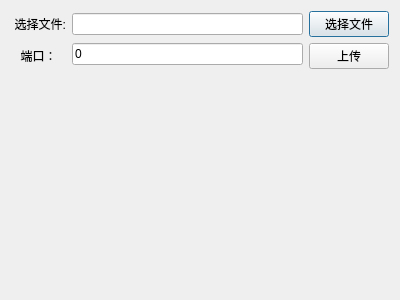
<?xml version="1.0" encoding="UTF-8"?>
<ui version="4.0">
 <class>XMView</class>
 <widget class="QDialog" name="XMView">
  <property name="geometry">
   <rect>
    <x>0</x>
    <y>0</y>
    <width>400</width>
    <height>300</height>
   </rect>
  </property>
  <property name="windowTitle">
   <string>Dialog</string>
  </property>
  <layout class="QGridLayout" name="gridLayout">
   <item row="0" column="0">
    <layout class="QHBoxLayout" name="horizontalLayout">
     <item>
      <layout class="QVBoxLayout" name="verticalLayout">
       <item>
        <widget class="QLabel" name="label">
         <property name="text">
          <string> 选择文件:</string>
         </property>
         <property name="alignment">
          <set>Qt::AlignCenter</set>
         </property>
        </widget>
       </item>
       <item>
        <widget class="QLabel" name="label_2">
         <property name="text">
          <string>端口：</string>
         </property>
         <property name="alignment">
          <set>Qt::AlignCenter</set>
         </property>
        </widget>
       </item>
      </layout>
     </item>
     <item>
      <layout class="QVBoxLayout" name="verticalLayout_2">
       <item>
        <widget class="QLineEdit" name="m_lineEdit_filepath"/>
       </item>
       <item>
        <widget class="QLineEdit" name="m_lineEdit_com">
         <property name="text">
          <string>0</string>
         </property>
        </widget>
       </item>
      </layout>
     </item>
     <item>
      <layout class="QVBoxLayout" name="verticalLayout_3">
       <item>
        <widget class="QPushButton" name="m_btn_chose_file">
         <property name="text">
          <string>选择文件</string>
         </property>
        </widget>
       </item>
       <item>
        <widget class="QPushButton" name="m_btn_upload">
         <property name="text">
          <string>上传</string>
         </property>
        </widget>
       </item>
      </layout>
     </item>
    </layout>
   </item>
   <item row="1" column="0">
    <widget class="QLabel" name="m_lab_display_msg">
     <property name="text">
      <string/>
     </property>
    </widget>
   </item>
  </layout>
 </widget>
 <resources/>
 <connections/>
</ui>
